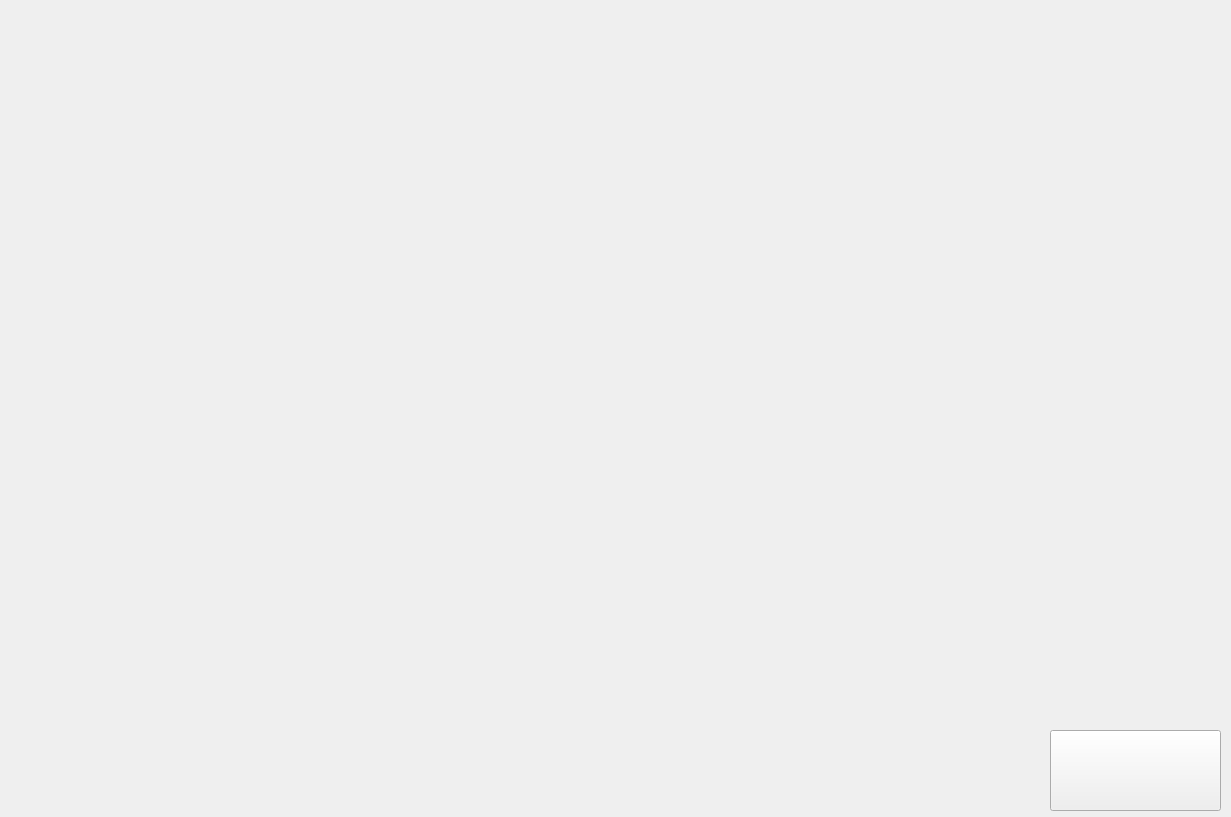
<?xml version="1.0" encoding="UTF-8"?>
<ui version="4.0">
 <class>CreditWindow</class>
 <widget class="QWidget" name="CreditWindow">
  <property name="geometry">
   <rect>
    <x>0</x>
    <y>0</y>
    <width>1231</width>
    <height>817</height>
   </rect>
  </property>
  <property name="windowTitle">
   <string>MainWindow</string>
  </property>
  <property name="styleSheet">
   <string notr="true"/>
  </property>
  <widget class="QWidget" name="centralwidget" native="true">
   <property name="geometry">
    <rect>
     <x>0</x>
     <y>0</y>
     <width>1231</width>
     <height>821</height>
    </rect>
   </property>
   <property name="layoutDirection">
    <enum>Qt::LayoutDirection::LeftToRight</enum>
   </property>
   <property name="styleSheet">
    <string notr="true">#centralwidget {
    border-image: url(:/credit/Assets/image/Credit.png)
}</string>
   </property>
   <widget class="QPushButton" name="backButtonCredit">
    <property name="geometry">
     <rect>
      <x>1050</x>
      <y>730</y>
      <width>171</width>
      <height>81</height>
     </rect>
    </property>
    <property name="styleSheet">
     <string notr="true">image: url(:/credit/Assets/icon/back_blue.png);</string>
    </property>
    <property name="text">
     <string/>
    </property>
   </widget>
  </widget>
 </widget>
 <resources>
  <include location="../resource.qrc"/>
 </resources>
 <connections/>
</ui>
